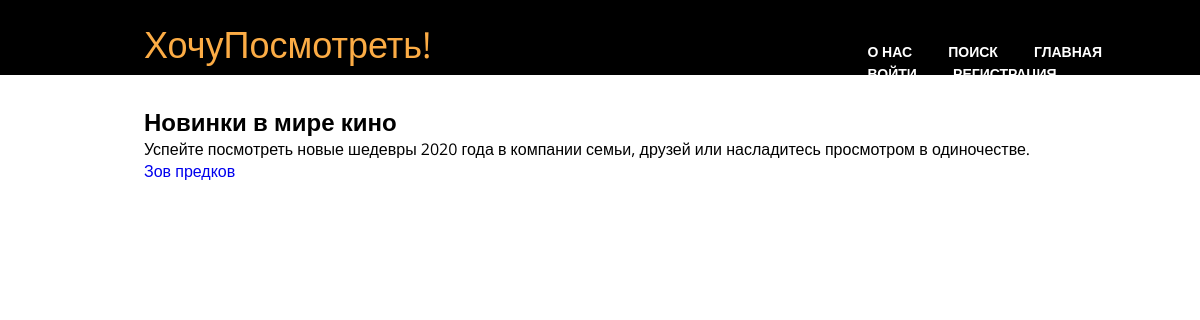
Page /app/ on the earlier database version.
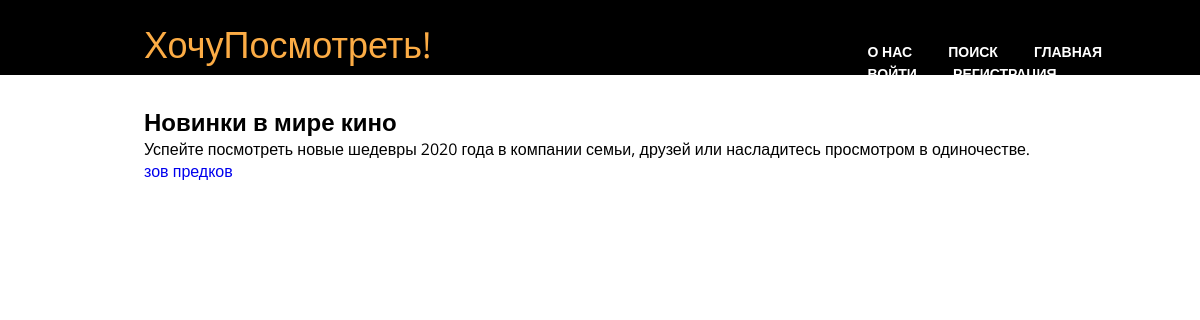
Same page on the later database version.
### app/models.py (models this page shows, shortened)
class Film(models.Model):
	GENRE = (
	(1, "Боевик"),
	(2, "Вестерн"),
	(3, "Детектив"),
	(4, "Документальный"),
	(5, "Драма"),
	(6, "Комедия"),
	(7, "Мелодрама"),
	(8, "Мультфильм"),
	(9, "Сериал"),
	(10, "Триллер"),
	(11, "Фантастика")
	)
	name = models.CharField(max_length = 100, verbose_name = "название")
	description = models.TextField(verbose_name = "описание")
	country = models.CharField(max_length = 100,
		verbose_name = "страна")
	year = models.PositiveSmallIntegerField(verbose_name = "год")
	genre = models.IntegerField(choices = GENRE, verbose_name = "жанр")
	actors = models.ManyToManyField(Actor, verbose_name = "актеры")
	directors = models.ManyToManyField(Director,
		verbose_name = "режессеры")

### app/views.py (the view)
# urls.py: path('app/', views.index, name='index'),
def index(request):
	try:
		films = Film.objects.filter(year=2020)
	except Film.DoesNotExist:
		raise Http404
	return render(request, "news.html", {"films": films})

### app/templates/news.html (shortened to what this page needs)
{% extends "index.html" %}
{% load staticfiles %}
{% block main %}
<h2 class="news">Новинки в мире кино</h2>
<div class="news-description">
	Успейте посмотреть новые шедевры 2020 года в компании семьи, друзей
	или насладитесь просмотром в одиночестве.
</div>
<ul>
	{% for f in films %}
		<li><a href="../film{{ f.id }}/">{{ f.name }}</a></li>
	{% endfor %}
</ul>
{% endblock %}

### app/templates/index.html (shortened to what this page needs)
{% load staticfiles %}
<!DOCTYPE html>
<html lang="ru">
<head>
	{% block style %}<link type="text/css" href="{% static 'style.css' %}" rel="stylesheet" >{% endblock %}
</head>
<body>
	<header>
		<div class="headerlogo"><p>ХочуПосмотреть!</p></div>
		<nav>
			<div class="topnav" id="myTopNav">
				<a href="../about">О НАС</a>
				<a href="../search">ПОИСК</a>
				<a href="../app">ГЛАВНАЯ</a>
				{% if user.is_authenticated %}
				<a href="">{{ user.username }}</a>
				<a href="../saved">СОХРАНЕНО</a>
				<a href="{%url 'logout' %}">ВЫЙТИ</a>
				{% else %}
				<a href="{% url 'login' %}">ВОЙТИ</a>
				<a href="{% url 'register' %}">РЕГИСТРАЦИЯ</a>
				{% endif %}
			</div>
		</nav>
	</header>
	<body>
		<div class="main">
			{% block main %}
			{% endblock %}
		</div>
	</body>
</body>
</html>

### app/static/style.css (style rules this page uses)
* { margin: 0; padding: 0; }
a { text-decoration: none !important; }
li { list-style: none; }
body { font-family: 'Open Sans', sans-serif; }
header { width: 100%; height: 75px !important; background: #000; display: flex; }
.headerlogo { color: #fcac45; font-weight: 800px; font-size: 36px; cursor: pointer; margin-top: 20px; margin-left: 12%; }
nav { margin-top: 40px; margin-left: 35%; }
.topnav a { color: #FFF; text-align: center; padding: 12px 16px !important; font-size: 14px; font-weight: bold; }
.main { margin-top: 30px; margin-left: 12%; }

Differences in the rows shown:
changed Film: name "Зов предков" → "зов предков"
